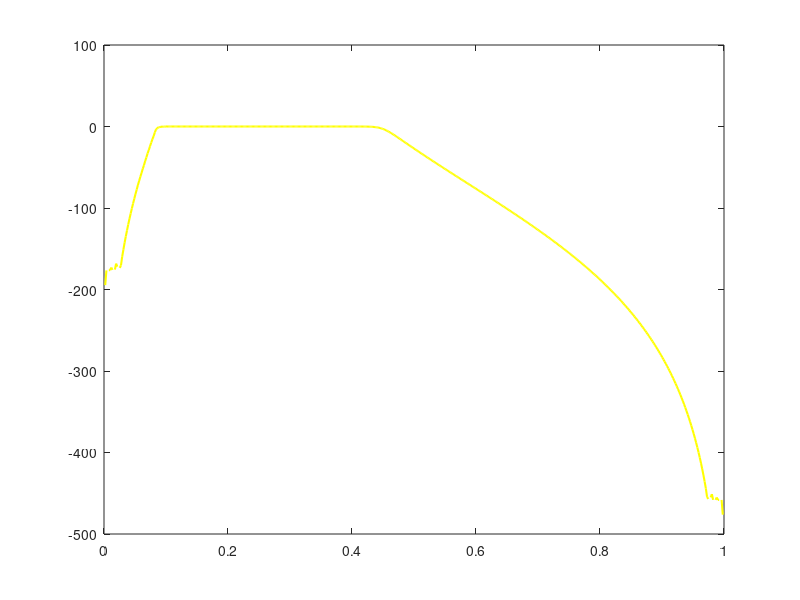

Recreate this plot in MATLAB. (Note: this script raises an error after producing the figure.)
clc; clear all; close all;
fp1=100;
fp2=4500;
fs1=1000;
fs2=4000;
fs=20000;
wp1=(2*fp1)/fs;
wp2=(2*fp2)/fs;
ws1=(2*fs1)/fs;
ws2=(2*fs2)/fs;

wp=[wp1,wp2];
ws=[ws1,ws2];

rp=3;
rs=30;
[n ,wc] = buttord(wp,ws,rp,rs);
[b, a]=butter(n,wc,'bandpass');
[h,w]=freqz(b,a);
mag = 20*log10(abs(h));
plot((w/pi),mag,'yellow','linewidth',1.5)
hold all; 

[n ,wc] = cheb1ord(wp,ws,rp,rs);
[b,a] = cheby1(n, rp, wc, 'bandpass');
[h,w] = freqz(b,a);
mag = 20*log10(abs(h));
plot((w/pi),mag,'blue','linewidth',1.5)
hold all;

[n ,wc] = cheb2ord(wp,ws,rp,rs);
[b,a] = cheby2(n, rp, wc, 'bandpass');
[h,w] = freqz(b,a);
mag = 20*log10(abs(h));
plot((w/pi),mag,'red','linewidth',1.5)
hold off;
legend('butterworth' , 'cheb1' , 'cheb2' );

